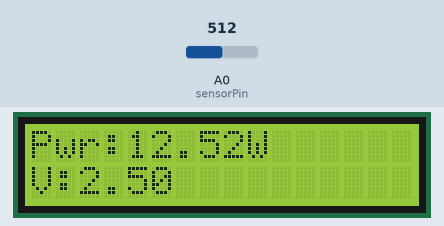
Bench run of a sketch on a simulated Arduino Uno, built with avr-gcc and run on an emulated ATmega328P. Shown: 16×2 character LCD. Inputs (shaded band) come from the test bench; at power-on: A0 (sensorPin) = 512. What the sketch prints to the serial monitor is not drawn.

Above: at 1.3 s.
1.4 s: A0 (sensorPin) set to 716
At 2.5 s:
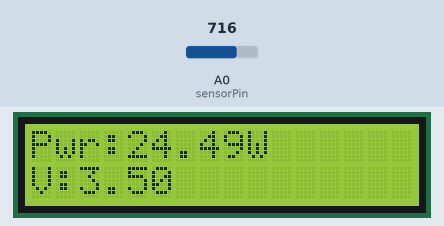
3.6 s: A0 (sensorPin) set to 900
At 4.5 s:
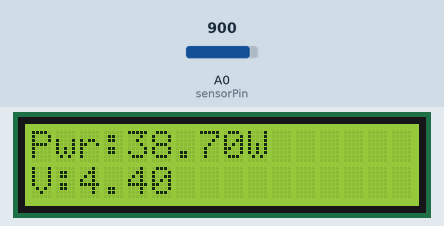
5.6 s: A0 (sensorPin) set to 1023
At 6.5 s:
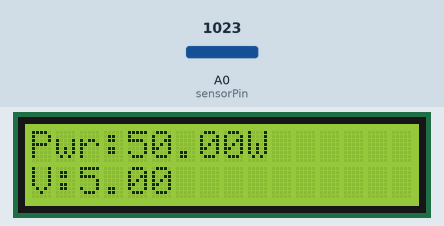
Timing chart, 0 to 8.6 s (numbered marks = the images above; inputs shaded):
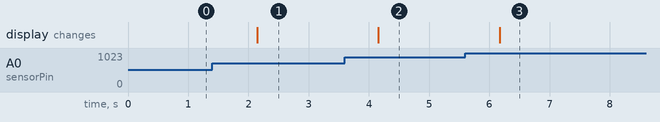

The sketch:

electricity_sensor_code.ino
```cpp
#include <LiquidCrystal.h>

LiquidCrystal lcd(12, 11, 5, 4, 3, 2);

int sensorPin = A0;

float voltage = 0;
float current = 0;
float power = 0;

void setup()
{  lcd.begin(16, 2);
  lcd.print("Hello Jagadesh!");
  lcd.begin(16, 2);
  Serial.begin(9600);
}

void loop()
{
  int sensorValue = analogRead(sensorPin);

  voltage = sensorValue * (5.0 / 1023.0);


  current = voltage * 2;

  power = voltage * current;

  lcd.clear();
  lcd.setCursor(0,0);
  lcd.print("Pwr:");
  lcd.print(power);
  lcd.print("W");

  lcd.setCursor(0,1);
  lcd.print("V:");
  lcd.print(voltage);

  Serial.print("Voltage:");
  Serial.print(voltage);
  Serial.print(" Power:");
  Serial.println(power);

  delay(1000);

}
```

Measured:
- after the input at 1.4 s, the display: changes after 0.75 s (image 1)
- after the input at 3.6 s, the display: changes after 0.56 s (image 2)
- after the input at 5.6 s, the display: changes after 0.57 s (image 3)
